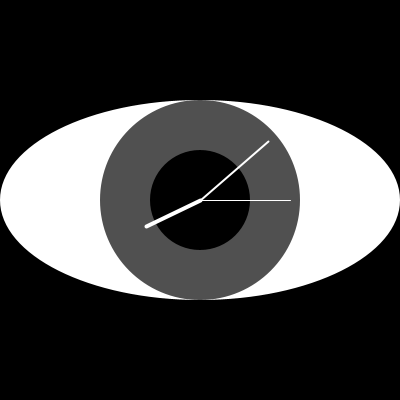
Frame 1 (no input)
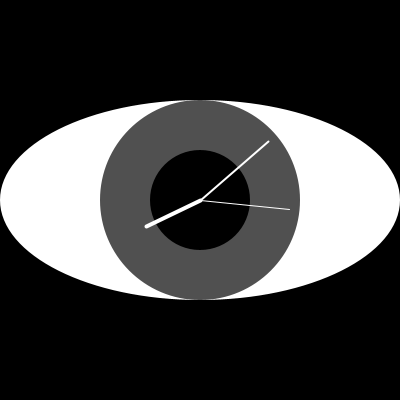
Frame 60 (the mouse pressed at the canvas centre just before this capture)
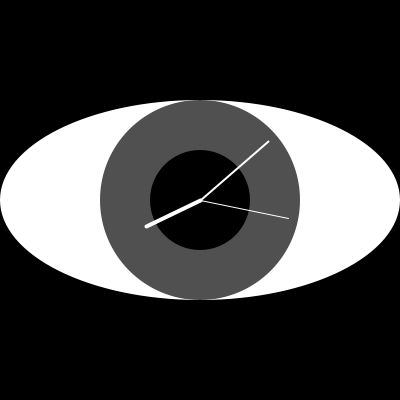
Frame 120 (the mouse held since frame 60 and released just before this capture)

The Processing sketch that drew these frames (run headless with seeded random() and noise(); from frame 60 on, the mouse is pressed at the canvas centre):

// Processing sketch: blink
// ── blink.pde
// by Workshop attendees, Team Name Illuminati

int clockCentreX, clockCentreY;
float secondsRadius;
float minutesRadius;
float hoursRadius;
float clockDiameter;

void setup() {
        size(400, 400);
        clockCentreX = width / 2;
        clockCentreY = height / 2;
        int maxRadius = min(width, height) / 2;
        secondsRadius = maxRadius * 0.45;
        minutesRadius = maxRadius * 0.45;
        hoursRadius = maxRadius * 0.3;
        clockDiameter = maxRadius * 1.8;
}

void draw() {
        // calculate clock angles
        float second_angle = map(second(), 0, 60, 0, TWO_PI) - HALF_PI;
        float minute_angle = map(minute() + norm(second(), 0, 60), 0, 60, 0, TWO_PI) - HALF_PI;
        float hour_angle = map(hour() + norm(minute(), 0, 60), 0, 24, 0, TWO_PI * 2) - HALF_PI;
        background(0);
        noStroke();

        //white
        fill(255);
        ellipse(clockCentreX, clockCentreY, 400, 200);
        //iris
        fill(80);
        ellipse(clockCentreX, clockCentreY, 200, 200);
        //pupil
        fill(0);
        ellipse(clockCentreX, clockCentreY, 100, 100);


        stroke(255);
        // seconds hand
        strokeWeight(1);
        line(clockCentreX, clockCentreY, clockCentreX + cos(second_angle) * secondsRadius, clockCentreY + sin(second_angle) * secondsRadius);
        // minute hand
        strokeWeight(2);
        line(clockCentreX, clockCentreY, clockCentreX + cos(minute_angle) * minutesRadius, clockCentreY + sin(minute_angle) * minutesRadius);
        // hour hand
        strokeWeight(4);
        line(clockCentreX, clockCentreY, clockCentreX + cos(hour_angle) * hoursRadius, clockCentreY + sin(hour_angle) * hoursRadius);


        stroke(0);
        fill(0);
        //use milliseconds to time the blink
        int m  = millis()%1000;
        if (m<200) {
                rect(0,0,width, m*2);
        } else if (200 <= m && m <= 410) {
                rect(0,0,width, 400 - m);
        }

}
